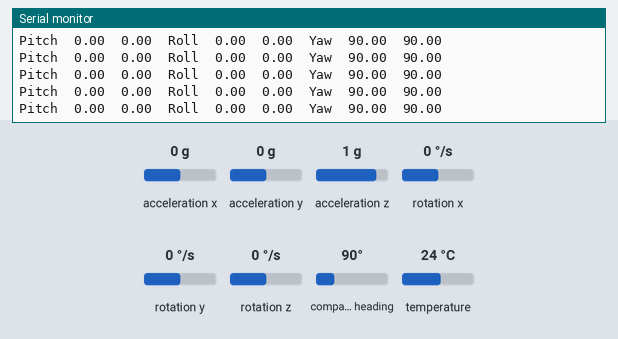
The sketch below on a simulated Arduino Uno, built with avr-gcc and run on an emulated ATmega328P. Shown: the last lines printed to the serial monitor. The test bench sets the inputs (shaded band); at power-on: acceleration x 0 g, acceleration y 0 g, acceleration z 1 g, compass heading 90°, rotation x 0 °/s, rotation y 0 °/s, rotation z 0 °/s, temperature 24 °C.

Above: at 1.2 s.
1.3 s: acceleration x set to -1.4 g
At 2.4 s:
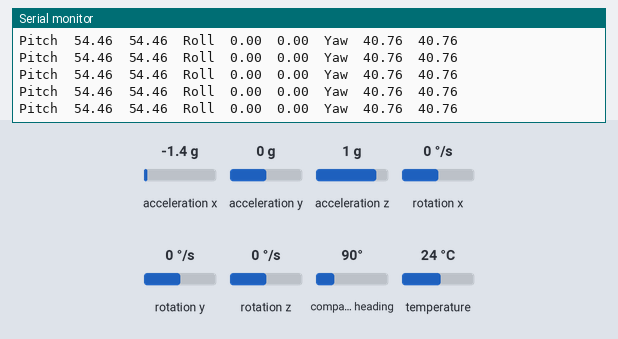
4.3 s: acceleration y set to -1.4 g
At 5.3 s:
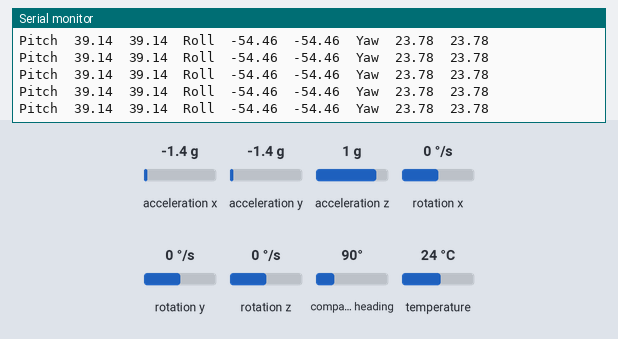
7.3 s: acceleration z set to -1.4 g
At 8.2 s:
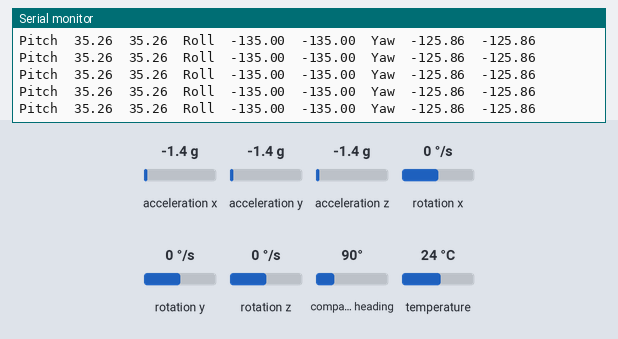
10.3 s: compass heading set to 269°
At 11.1 s:
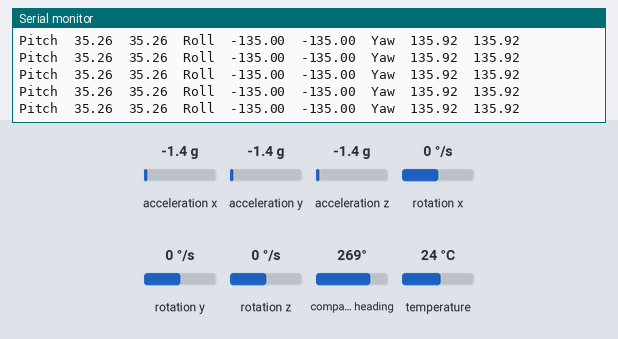
13.3 s: acceleration z set to 0 g
At 14.4 s:
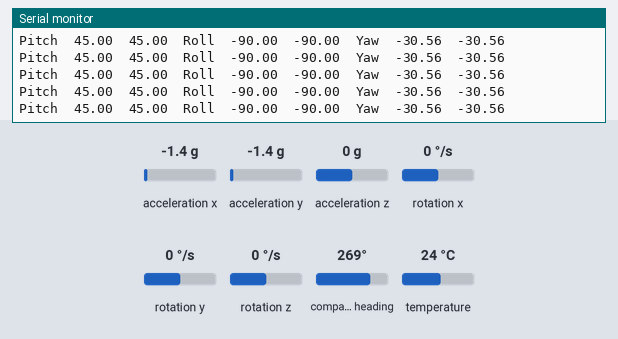
16.3 s: acceleration y set to 0.8 g
Timing chart, 0 to 16.5 s (numbered marks = the images above; inputs shaded):
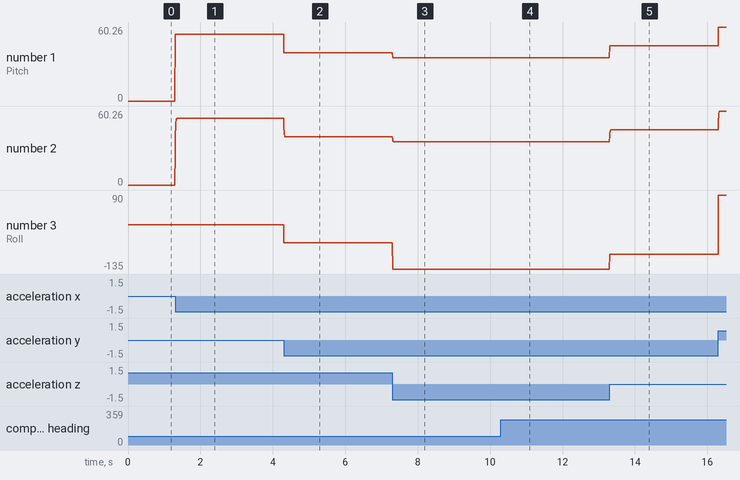

The sketch:

new_Kalman_Filter.ino
```cpp
#include <Wire.h>
#include <Adafruit_LSM9DS1.h>
#include <Adafruit_Sensor.h>
Adafruit_LSM9DS1 lsm = Adafruit_LSM9DS1();

#include <KalmanFilter.h>

#define LSM9DS1_SCK A5
#define LSM9DS1_MISO 12
#define LSM9DS1_MOSI A4
#define LSM9DS1_XGCS 6
#define LSM9DS1_MCS 5

float accPitch = 0;
float accRoll = 0;
float accmagYaw = 0;

/*float kalPitch = 0;
float kalRoll = 0;
float kalYaw = 0;

KalmanFilter kalmanX(0.001, 0.003, 0.03);     //(0.001, 0.003, 0.03)
KalmanFilter kalmanY(0.001, 0.003, 0.03);
KalmanFilter kalmanZ(0.001, 0.003, 0.03);*/

float compPitch = 0;
float compRoll = 0;
float compYaw = 0;

void setup()
{
  Serial.begin(115200);

  while (!Serial) {delay(1);}
  if (!lsm.begin()){while (1);}

  lsm.setupAccel(lsm.LSM9DS1_ACCELRANGE_16G);
  lsm.setupMag(lsm.LSM9DS1_MAGGAIN_16GAUSS);
  lsm.setupGyro(lsm.LSM9DS1_GYROSCALE_2000DPS);

}

void loop()
{
  lsm.read();
  sensors_event_t a, m, g, temp;
  lsm.getEvent(&a, &m, &g, &temp);

  double kt = (double)micros();
  double dt = (double)(micros() - kt) / 1000000;

  // Calculate Pitch & Roll from accelerometer (deg)
  accPitch = -(atan2(a.acceleration.x, sqrt(a.acceleration.y * a.acceleration.y + a.acceleration.z * a.acceleration.z)) * 180.0) / M_PI;
  accRoll  = (atan2(a.acceleration.y, a.acceleration.z) * 180.0) / M_PI;

  double Bfy = m.magnetic.z * sin(accRoll) - m.magnetic.y * cos(accRoll);
  double Bfx = m.magnetic.x * cos(accPitch) + m.magnetic.y * sin(accPitch) * sin(accRoll) + m.magnetic.z * sin(accPitch) * cos(accRoll);
  accmagYaw = atan2(-Bfy, Bfx) * RAD_TO_DEG;

  //Complementary filter
  compPitch = 0.5 * (compPitch + g.gyro.y * dt) + 0.5 * accPitch;
  compRoll = 0.5 * (compRoll + g.gyro.x * dt) + 0.5 * accRoll;
  compYaw = 0.5 * (compYaw + g.gyro.z * dt) + 0.5 * accmagYaw;

  /*// Kalman filter
  kalPitch = kalmanY.update(accPitch, g.gyro.y);
  kalRoll = kalmanX.update(accRoll, g.gyro.x);
  kalYaw = kalmanZ.update(accmagYaw, g.gyro.z);

  if (kalPitch < -180 || kalPitch > 180)
    kalPitch = accPitch;
  if (kalRoll < -180 || kalRoll > 180)
    kalRoll = accRoll;
  if (kalYaw < -180 || kalYaw > 180)
    kalYaw = accmagYaw;*/

  Serial.print("Pitch");
  Serial.print("\t");
  Serial.print(accPitch);
  Serial.print("\t");
  Serial.print(compPitch);
  Serial.print("\t");
  Serial.print("Roll");
  Serial.print("\t");
  Serial.print(accRoll);
  Serial.print("\t");
  Serial.print(compRoll);
  Serial.print("\t");
  Serial.print("Yaw");
  Serial.print("\t");
  Serial.print(accmagYaw);
  Serial.print("\t");
  Serial.print(compYaw);

  Serial.println();

  delay(00);
}
```

Measured:
- after the input at 1.3 s, the serial monitor: prints a new line at once (image 1)
- after the input at 4.3 s, the serial monitor: prints a new line at once (image 2)
- after the input at 7.3 s, the serial monitor: prints a new line at once (image 3)
- after the input at 10.3 s, the serial monitor: prints a new line at once (image 4)
- after the input at 13.3 s, the serial monitor: prints a new line at once (image 5)
- plotted number 1: 0 → 54.46 after the input at 1.3 s, 54.46 → 39.14 after the input at 4.3 s, 39.14 → 35.26 after the input at 7.3 s, 35.26 → 45 after the input at 13.3 s, 45 → 60.26 after the input at 16.3 s
- plotted number 2: 0 → 54.46 after the input at 1.3 s, 54.46 → 39.14 after the input at 4.3 s, 39.14 → 35.26 after the input at 7.3 s, 35.26 → 45 after the input at 13.3 s, 45 → 60.26 after the input at 16.3 s
- plotted number 3: 0 → -54.46 after the input at 4.3 s, -54.46 → -135 after the input at 7.3 s, -135 → -90 after the input at 13.3 s, -90 → 90 after the input at 16.3 s
